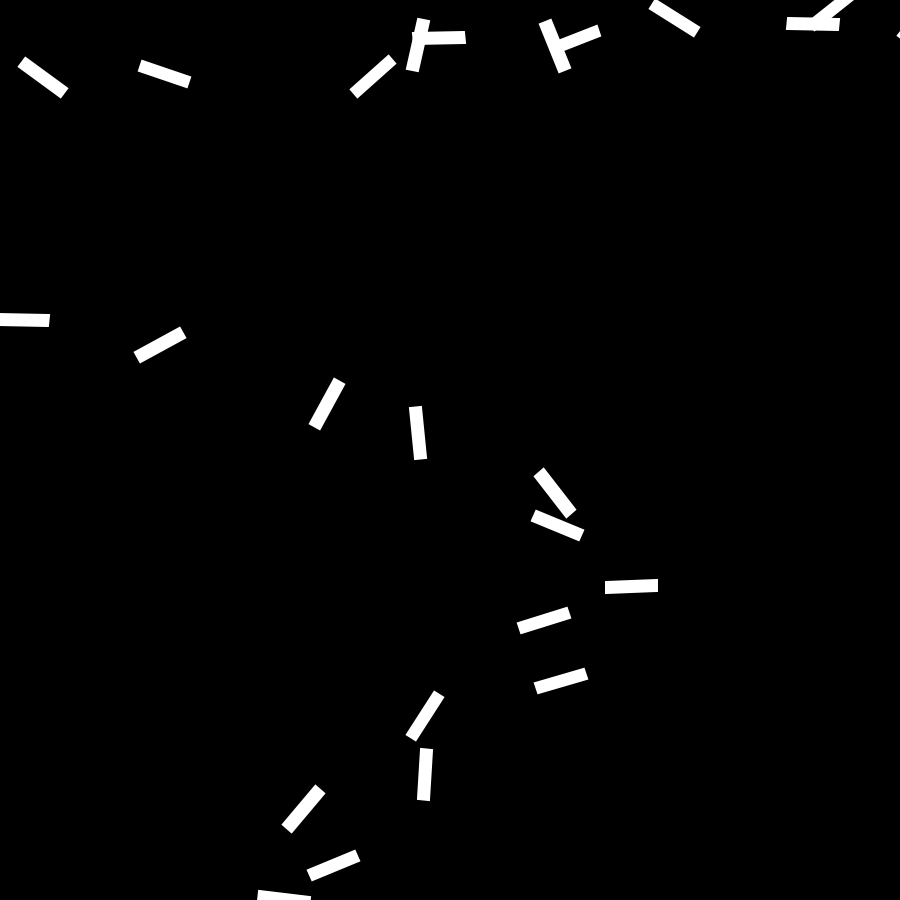
Frame 1 (no input)
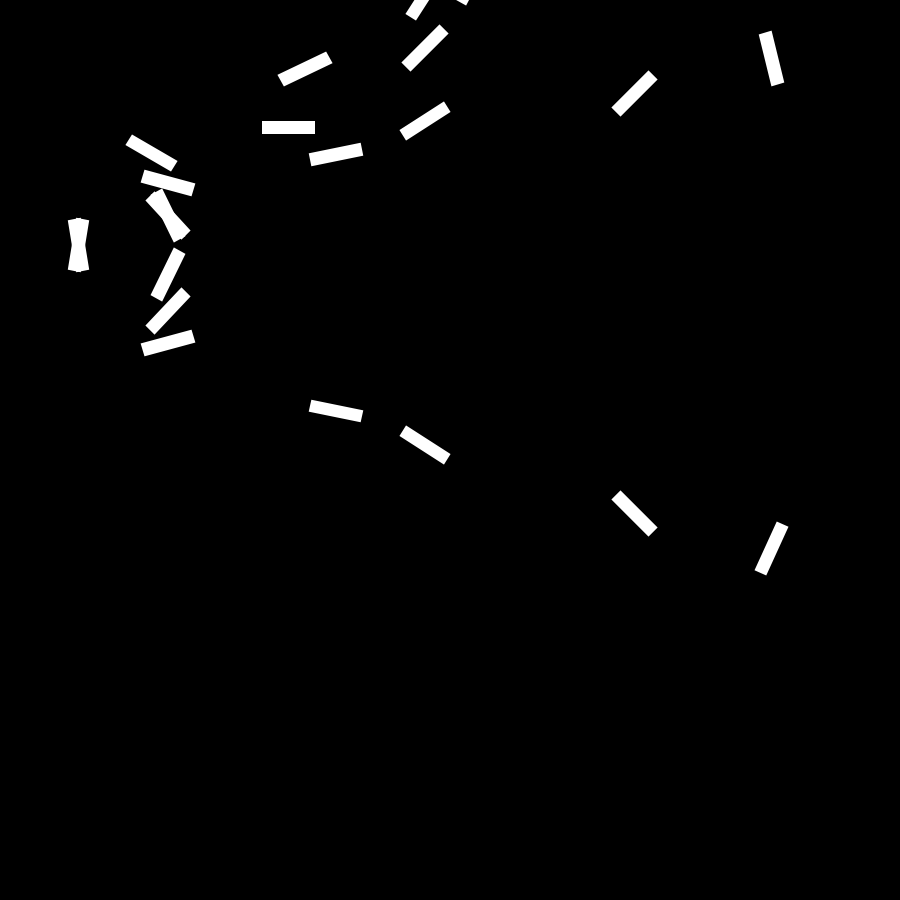
Frame 60 (the mouse pressed at the canvas centre just before this capture)
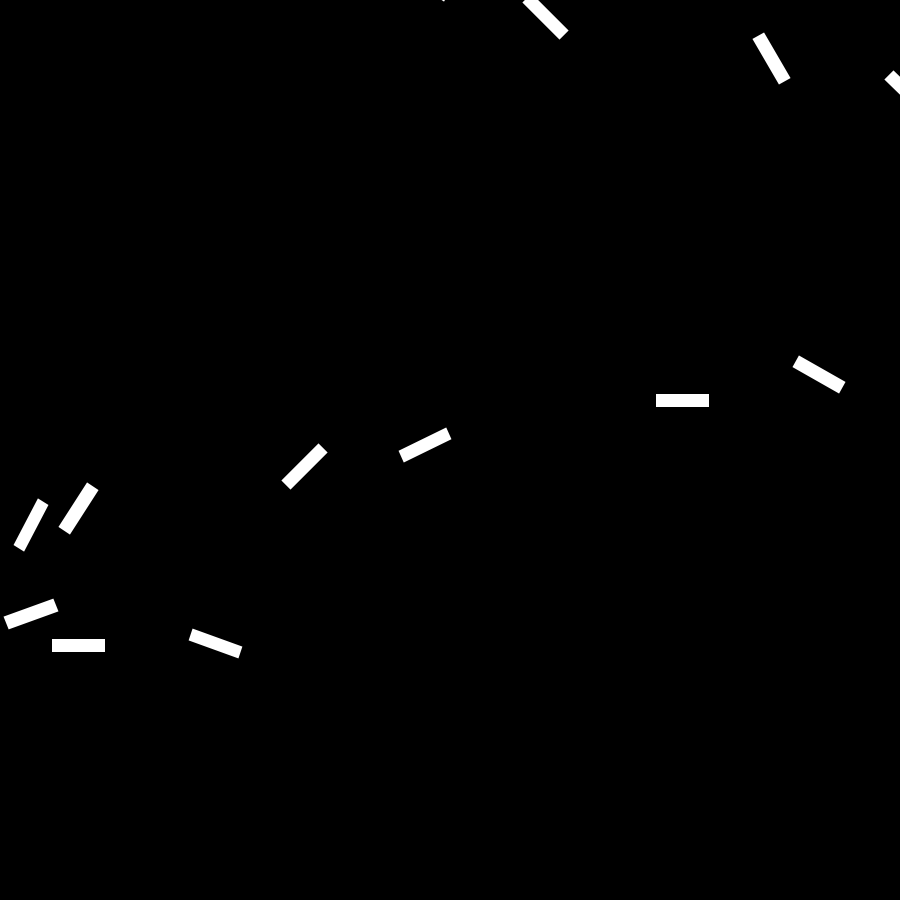
Frame 120 (the mouse held since frame 60 and released just before this capture)

The Processing sketch that drew these frames (run headless with seeded random() and noise(); from frame 60 on, the mouse is pressed at the canvas centre):

// Processing sketch: sketch_200829d
// ── sketch_200829d.pde
// template from: https://timrodenbroeker.de/courses/bauhaus-coding-workshop/wave-figures/


void setup(){
 size(900,900); 

}
 // The amount of elements
  float amount = 50;
  
  // The size of the figure
  float magnitude = 400;
void draw(){
  background(0);
  translate(width/2,height/2);
  fill(255);
  noStroke();
  float oldWave1 = f1(-1,2);
  float oldWave2 = f2(-1,20);
  for(int i = 0; i < amount; i++){
    
    // wave1 alters the x-axis
    float wave1 = f1(i,20);
    float w = f1(i/2,20);
    
    // wave2 alters the y-axis
    float wave2 = f2(i,5);
    float x = f2(i/2,5);
    

    stroke(255);
    strokeWeight(3);

    oldWave1=wave1;
    oldWave2=wave2;
    float l = 50;
    float ww = 10;
    pushMatrix();
    translate(wave1+w-l/2,wave2+x-ww/2);
    rotate(wave1/wave2);
    rect(-l/2,-ww/2,l,ww);
    popMatrix();
   
    
  }

}


float f1(float i, float j){
  return sin(radians(frameCount + i * j)) * magnitude;
}

float f2(float i, float j) {
  return cos(radians(frameCount + i * j)) * magnitude;
}
